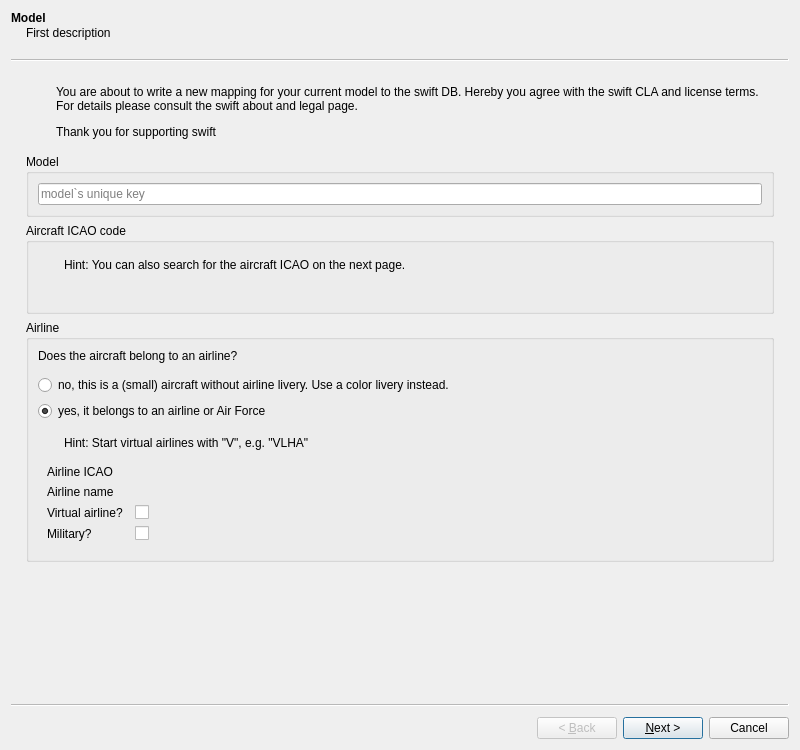
<?xml version="1.0" encoding="UTF-8"?>
<ui version="4.0">
 <class>CDbQuickMappingWizard</class>
 <widget class="QWizard" name="CDbQuickMappingWizard">
  <property name="geometry">
   <rect>
    <x>0</x>
    <y>0</y>
    <width>800</width>
    <height>750</height>
   </rect>
  </property>
  <property name="minimumSize">
   <size>
    <width>800</width>
    <height>650</height>
   </size>
  </property>
  <property name="windowTitle">
   <string>swift mapping wizard</string>
  </property>
  <property name="wizardStyle">
   <enum>QWizard::ClassicStyle</enum>
  </property>
  <widget class="swift::gui::COverlayMessagesWizardPage" name="wp1_Intro">
   <property name="title">
    <string>Model</string>
   </property>
   <property name="subTitle">
    <string>First description</string>
   </property>
   <layout class="QVBoxLayout" name="vl_IntroPage">
    <item>
     <widget class="QFrame" name="fr_Introduction">
      <layout class="QHBoxLayout" name="hl_Introduction" stretch="0,1">
       <property name="spacing">
        <number>20</number>
       </property>
       <property name="leftMargin">
        <number>3</number>
       </property>
       <item>
        <widget class="QLabel" name="lbl_IntroIcon">
         <property name="text">
          <string/>
         </property>
         <property name="pixmap">
          <pixmap resource="../../misc/misc.qrc">:/own/icons/own/swift3D/sw3DGreen-48.png</pixmap>
         </property>
        </widget>
       </item>
       <item>
        <widget class="QLabel" name="lbl_IntroText">
         <property name="text">
          <string>&lt;html&gt;&lt;head/&gt;&lt;body&gt;&lt;p&gt;You are about to write a new mapping for your current model to the swift DB. Hereby you agree with the swift CLA and license terms. For details please consult the swift about and legal page. &lt;/p&gt;&lt;p&gt;Thank you for supporting swift&lt;/p&gt;&lt;/body&gt;&lt;/html&gt;</string>
         </property>
         <property name="textFormat">
          <enum>Qt::RichText</enum>
         </property>
         <property name="wordWrap">
          <bool>true</bool>
         </property>
        </widget>
       </item>
      </layout>
     </widget>
    </item>
    <item>
     <layout class="QVBoxLayout" name="vl_Intro">
      <item alignment="Qt::AlignTop">
       <widget class="QGroupBox" name="gb_Model">
        <property name="title">
         <string>Model</string>
        </property>
        <layout class="QVBoxLayout" name="vl_Model">
         <item>
          <widget class="QLineEdit" name="le_ModelString">
           <property name="whatsThis">
            <string>the unique key identifies each aircraft model</string>
           </property>
           <property name="readOnly">
            <bool>true</bool>
           </property>
           <property name="placeholderText">
            <string>model`s unique key</string>
           </property>
          </widget>
         </item>
        </layout>
       </widget>
      </item>
      <item>
       <widget class="QGroupBox" name="gb_AircraftIcao">
        <property name="title">
         <string>Aircraft ICAO code</string>
        </property>
        <layout class="QVBoxLayout" name="vl_AircraftIcao">
         <item>
          <widget class="swift::gui::components::CDbAircraftIcaoSelectorComponent" name="selector_AircraftIcaoCode">
           <property name="focusPolicy">
            <enum>Qt::StrongFocus</enum>
           </property>
          </widget>
         </item>
         <item>
          <widget class="QWidget" name="wi_AircraftIcaoHints" native="true">
           <layout class="QHBoxLayout" name="hl_AircraftIcaoHints">
            <property name="leftMargin">
             <number>0</number>
            </property>
            <property name="topMargin">
             <number>0</number>
            </property>
            <property name="rightMargin">
             <number>0</number>
            </property>
            <property name="bottomMargin">
             <number>30</number>
            </property>
            <item>
             <widget class="QLabel" name="lbl_HintAircraftIcaoIcon">
              <property name="maximumSize">
               <size>
                <width>20</width>
                <height>16777215</height>
               </size>
              </property>
              <property name="text">
               <string/>
              </property>
              <property name="pixmap">
               <pixmap resource="../../misc/misc.qrc">:/ant-design/icons/ant-design/info.svg</pixmap>
              </property>
             </widget>
            </item>
            <item>
             <widget class="QLabel" name="lbl_HintAircraftIcao">
              <property name="text">
               <string>Hint: You can also search for the aircraft ICAO on the next page.</string>
              </property>
             </widget>
            </item>
           </layout>
          </widget>
         </item>
        </layout>
       </widget>
      </item>
      <item>
       <widget class="QGroupBox" name="gb_AirlineIcao">
        <property name="title">
         <string>Airline</string>
        </property>
        <layout class="QVBoxLayout" name="vl_AirlineIcao">
         <item>
          <widget class="QLabel" name="lbl_AirlineOrNoAirline">
           <property name="text">
            <string>Does the aircraft belong to an airline?</string>
           </property>
          </widget>
         </item>
         <item>
          <widget class="QWidget" name="wi_AirlineOrNoAirline" native="true">
           <layout class="QVBoxLayout" name="vl_AirlineOrNoAirline">
            <property name="leftMargin">
             <number>0</number>
            </property>
            <property name="topMargin">
             <number>6</number>
            </property>
            <item>
             <widget class="QRadioButton" name="rb_ColorLivery">
              <property name="text">
               <string>no, this is a (small) aircraft without airline livery. Use a color livery instead.</string>
              </property>
             </widget>
            </item>
            <item>
             <widget class="QRadioButton" name="rb_AirlineLivery">
              <property name="text">
               <string>yes, it belongs to an airline or Air Force</string>
              </property>
              <property name="checked">
               <bool>true</bool>
              </property>
             </widget>
            </item>
           </layout>
          </widget>
         </item>
         <item>
          <widget class="QWidget" name="wi_HintAirlineIcao" native="true">
           <layout class="QHBoxLayout" name="hl_HintAirlineIcao">
            <property name="leftMargin">
             <number>0</number>
            </property>
            <property name="topMargin">
             <number>0</number>
            </property>
            <property name="rightMargin">
             <number>0</number>
            </property>
            <property name="bottomMargin">
             <number>0</number>
            </property>
            <item>
             <widget class="QLabel" name="lbl_HintIconAirlineIcao">
              <property name="maximumSize">
               <size>
                <width>20</width>
                <height>16777215</height>
               </size>
              </property>
              <property name="text">
               <string/>
              </property>
              <property name="pixmap">
               <pixmap resource="../../misc/misc.qrc">:/ant-design/icons/ant-design/info.svg</pixmap>
              </property>
             </widget>
            </item>
            <item>
             <widget class="QLabel" name="lbl_HintAirlineIcao">
              <property name="text">
               <string>Hint: Start virtual airlines with &quot;V&quot;, e.g. &quot;VLHA&quot;</string>
              </property>
             </widget>
            </item>
           </layout>
          </widget>
         </item>
         <item>
          <widget class="QFrame" name="fr_IntroAirlineSelection">
           <layout class="QFormLayout" name="fl_AircraftIcaoIntro">
            <property name="horizontalSpacing">
             <number>12</number>
            </property>
            <item row="2" column="0">
             <widget class="QLabel" name="lbl_AirlineSelector">
              <property name="text">
               <string>Airline ICAO</string>
              </property>
             </widget>
            </item>
            <item row="2" column="1">
             <widget class="swift::gui::components::CDbAirlineIcaoSelectorComponent" name="selector_AirlineIcaoCode">
              <property name="maximumSize">
               <size>
                <width>225</width>
                <height>16777215</height>
               </size>
              </property>
              <property name="focusPolicy">
               <enum>Qt::StrongFocus</enum>
              </property>
             </widget>
            </item>
            <item row="3" column="0">
             <widget class="QLabel" name="lbl_AirlineName">
              <property name="text">
               <string>Airline name</string>
              </property>
             </widget>
            </item>
            <item row="3" column="1">
             <widget class="swift::gui::components::CDbAirlineNameSelectorComponent" name="selector_AirlineName">
              <property name="maximumSize">
               <size>
                <width>225</width>
                <height>16777215</height>
               </size>
              </property>
              <property name="focusPolicy">
               <enum>Qt::StrongFocus</enum>
              </property>
             </widget>
            </item>
            <item row="4" column="0">
             <widget class="QLabel" name="lbl_VirtualAirline">
              <property name="text">
               <string>Virtual airline?</string>
              </property>
             </widget>
            </item>
            <item row="4" column="1">
             <widget class="QCheckBox" name="cb_VirtualAirline">
              <property name="maximumSize">
               <size>
                <width>50</width>
                <height>16777215</height>
               </size>
              </property>
             </widget>
            </item>
            <item row="5" column="0">
             <widget class="QLabel" name="lbl_Military">
              <property name="text">
               <string>Military?</string>
              </property>
             </widget>
            </item>
            <item row="5" column="1">
             <widget class="QCheckBox" name="cb_Military">
              <property name="maximumSize">
               <size>
                <width>50</width>
                <height>16777215</height>
               </size>
              </property>
             </widget>
            </item>
           </layout>
          </widget>
         </item>
        </layout>
       </widget>
      </item>
     </layout>
    </item>
   </layout>
  </widget>
  <widget class="swift::gui::COverlayMessagesWizardPage" name="wp2_Aircraft">
   <property name="title">
    <string>Aircraft</string>
   </property>
   <property name="subTitle">
    <string>Please select the ICAO code which best represents yout model</string>
   </property>
   <layout class="QVBoxLayout" name="vl_AircraftPage">
    <item>
     <widget class="swift::gui::components::CDbAircraftIcaoComponent" name="comp_AircraftIcao">
      <property name="minimumSize">
       <size>
        <width>0</width>
        <height>300</height>
       </size>
      </property>
     </widget>
    </item>
   </layout>
  </widget>
  <widget class="swift::gui::COverlayMessagesWizardPage" name="wp3_LiveryColor">
   <property name="title">
    <string>Livery</string>
   </property>
   <property name="subTitle">
    <string>Livery by color</string>
   </property>
   <layout class="QVBoxLayout" name="vl_LiveryColorPage">
    <item>
     <widget class="QFrame" name="fr_ColorInfo">
      <property name="frameShape">
       <enum>QFrame::StyledPanel</enum>
      </property>
      <property name="frameShadow">
       <enum>QFrame::Raised</enum>
      </property>
      <layout class="QVBoxLayout" name="vl_ColorInfo">
       <item>
        <widget class="QLabel" name="lbl_ColorInfo">
         <property name="text">
          <string>&lt;html&gt;&lt;head/&gt;&lt;body&gt;&lt;p&gt;Your aircraft does not belong to an airline.&lt;br/&gt;Select its fuselage and tail color (or its primary and secondary color).&lt;/p&gt;&lt;/body&gt;&lt;/html&gt;</string>
         </property>
         <property name="textFormat">
          <enum>Qt::RichText</enum>
         </property>
        </widget>
       </item>
      </layout>
     </widget>
    </item>
    <item>
     <widget class="QGroupBox" name="gb_ColorSearch">
      <property name="title">
       <string>Select color</string>
      </property>
      <layout class="QVBoxLayout" name="vl_ColorSearch">
       <item>
        <widget class="swift::gui::components::CDbLiveryColorSearch" name="comp_ColorSearch">
         <property name="minimumSize">
          <size>
           <width>0</width>
           <height>60</height>
          </size>
         </property>
         <property name="maximumSize">
          <size>
           <width>300</width>
           <height>16777215</height>
          </size>
         </property>
         <property name="frameShape">
          <enum>QFrame::StyledPanel</enum>
         </property>
         <property name="frameShadow">
          <enum>QFrame::Raised</enum>
         </property>
        </widget>
       </item>
      </layout>
     </widget>
    </item>
   </layout>
  </widget>
  <widget class="swift::gui::COverlayMessagesWizardPage" name="wp4_Livery">
   <property name="title">
    <string>Livery</string>
   </property>
   <property name="subTitle">
    <string>Please select the livery best matching your aircraft</string>
   </property>
   <layout class="QVBoxLayout" name="vl_LiveryPage">
    <item>
     <widget class="swift::gui::components::CDbLiveryComponent" name="comp_Livery">
      <property name="minimumSize">
       <size>
        <width>0</width>
        <height>300</height>
       </size>
      </property>
     </widget>
    </item>
   </layout>
  </widget>
  <widget class="swift::gui::COverlayMessagesWizardPage" name="wp5_Distributor">
   <property name="title">
    <string>Distributor / package</string>
   </property>
   <property name="subTitle">
    <string>Select the correct package / distributor. HINT: Use 'ZZZZ' if there is no corresponding simulator-</string>
   </property>
   <layout class="QVBoxLayout" name="vl_DistributorPage">
    <item>
     <widget class="swift::gui::components::CDbDistributorComponent" name="comp_Distributor">
      <property name="minimumSize">
       <size>
        <width>0</width>
        <height>250</height>
       </size>
      </property>
     </widget>
    </item>
   </layout>
  </widget>
  <widget class="swift::gui::COverlayMessagesWizardPage" name="wp6_Confirmation">
   <property name="title">
    <string>Confirmation</string>
   </property>
   <property name="subTitle">
    <string>Check if the data are correct</string>
   </property>
   <layout class="QVBoxLayout" name="vl_ConfirmationPage">
    <item>
     <widget class="QGroupBox" name="gb_SupportedSimulators">
      <property name="title">
       <string>Supported simulators</string>
      </property>
      <layout class="QHBoxLayout" name="hl_SupportedSimulators">
       <item alignment="Qt::AlignLeft">
        <widget class="swift::gui::components::CSimulatorSelector" name="selector_Simulator">
         <property name="minimumSize">
          <size>
           <width>175</width>
           <height>20</height>
          </size>
         </property>
        </widget>
       </item>
      </layout>
     </widget>
    </item>
    <item>
     <widget class="swift::gui::editors::CAircraftModelForm" name="editor_AircraftModel">
      <property name="minimumSize">
       <size>
        <width>0</width>
        <height>200</height>
       </size>
      </property>
     </widget>
    </item>
    <item>
     <widget class="QFrame" name="fr_ConfirmationOk">
      <property name="frameShape">
       <enum>QFrame::StyledPanel</enum>
      </property>
      <property name="frameShadow">
       <enum>QFrame::Raised</enum>
      </property>
      <layout class="QHBoxLayout" name="horizontalLayout">
       <item>
        <widget class="QLabel" name="lbl_Confirmation">
         <property name="text">
          <string>You can now send the data to the database. Press the &quot;Next&quot; button.</string>
         </property>
        </widget>
       </item>
      </layout>
     </widget>
    </item>
    <item>
     <widget class="QFrame" name="fr_ConfirmationStillErrors">
      <property name="frameShape">
       <enum>QFrame::StyledPanel</enum>
      </property>
      <property name="frameShadow">
       <enum>QFrame::Raised</enum>
      </property>
      <layout class="QHBoxLayout" name="horizontalLayout_2">
       <item>
        <widget class="QLabel" name="lbl_StillErrors">
         <property name="text">
          <string>There are still errors. Use the &quot;Back&quot; button and review your selections.</string>
         </property>
        </widget>
       </item>
      </layout>
     </widget>
    </item>
   </layout>
  </widget>
  <widget class="swift::gui::COverlayMessagesWizardPage" name="wp7_Credentials">
   <property name="title">
    <string>Credentials</string>
   </property>
   <property name="subTitle">
    <string>Please tell us who you are</string>
   </property>
   <layout class="QVBoxLayout" name="verticalLayout_2">
    <item>
     <widget class="QGroupBox" name="gb_Credentials">
      <property name="minimumSize">
       <size>
        <width>0</width>
        <height>125</height>
       </size>
      </property>
      <property name="title">
       <string>User data</string>
      </property>
      <layout class="QVBoxLayout" name="vl_Credentials">
       <item>
        <widget class="swift::gui::components::CDbLoginComponent" name="comp_DbLogin">
         <property name="frameShape">
          <enum>QFrame::StyledPanel</enum>
         </property>
         <property name="frameShadow">
          <enum>QFrame::Raised</enum>
         </property>
        </widget>
       </item>
      </layout>
     </widget>
    </item>
   </layout>
  </widget>
  <widget class="swift::gui::COverlayMessagesWizardPage" name="wp8_LastConfirmation">
   <layout class="QVBoxLayout" name="verticalLayout_3">
    <item>
     <widget class="QLabel" name="lbl_Info">
      <property name="sizePolicy">
       <sizepolicy hsizetype="Expanding" vsizetype="Expanding">
        <horstretch>0</horstretch>
        <verstretch>0</verstretch>
       </sizepolicy>
      </property>
      <property name="text">
       <string>&lt;html&gt;&lt;head/&gt;&lt;body&gt;&lt;p&gt;&lt;span style=&quot; font-size:14pt;&quot;&gt;By pressing &amp;quot;NEXT&amp;quot; you will send the changed data!&lt;/span&gt;&lt;/p&gt;&lt;/body&gt;&lt;/html&gt;</string>
      </property>
      <property name="alignment">
       <set>Qt::AlignCenter</set>
      </property>
     </widget>
    </item>
   </layout>
  </widget>
  <widget class="swift::gui::COverlayMessagesWizardPage" name="wp9_SendStatus">
   <property name="title">
    <string>Status</string>
   </property>
   <property name="subTitle">
    <string>Overall status confirmation</string>
   </property>
   <layout class="QVBoxLayout" name="verticalLayout">
    <item>
     <widget class="QGroupBox" name="gb_SendStatus">
      <property name="minimumSize">
       <size>
        <width>0</width>
        <height>125</height>
       </size>
      </property>
      <property name="title">
       <string>Send status</string>
      </property>
      <layout class="QVBoxLayout" name="vl_SendStatus">
       <item>
        <widget class="swift::gui::components::CStatusMessagesDetail" name="comp_Log">
         <property name="frameShape">
          <enum>QFrame::StyledPanel</enum>
         </property>
         <property name="frameShadow">
          <enum>QFrame::Raised</enum>
         </property>
        </widget>
       </item>
      </layout>
     </widget>
    </item>
   </layout>
  </widget>
 </widget>
 <customwidgets>
  <customwidget>
   <class>swift::gui::components::CDbDistributorComponent</class>
   <extends>QFrame</extends>
   <header>gui/components/dbdistributorcomponent.h</header>
   <container>1</container>
  </customwidget>
  <customwidget>
   <class>swift::gui::components::CDbAircraftIcaoSelectorComponent</class>
   <extends>QFrame</extends>
   <header>gui/components/dbaircrafticaoselectorcomponent.h</header>
   <container>1</container>
  </customwidget>
  <customwidget>
   <class>swift::gui::components::CDbAirlineIcaoSelectorComponent</class>
   <extends>QFrame</extends>
   <header>gui/components/dbairlineicaoselectorcomponent.h</header>
   <container>1</container>
  </customwidget>
  <customwidget>
   <class>swift::gui::components::CDbLiveryColorSearch</class>
   <extends>QFrame</extends>
   <header>gui/components/dbliverycolorsearch.h</header>
   <container>1</container>
  </customwidget>
  <customwidget>
   <class>swift::gui::components::CDbAircraftIcaoComponent</class>
   <extends>QFrame</extends>
   <header>gui/components/dbaircrafticaocomponent.h</header>
   <container>1</container>
  </customwidget>
  <customwidget>
   <class>swift::gui::components::CDbLiveryComponent</class>
   <extends>QFrame</extends>
   <header>gui/components/dbliverycomponent.h</header>
   <container>1</container>
  </customwidget>
  <customwidget>
   <class>swift::gui::components::CDbAirlineNameSelectorComponent</class>
   <extends>QFrame</extends>
   <header>gui/components/dbairlinenameselectorcomponent.h</header>
   <container>1</container>
  </customwidget>
  <customwidget>
   <class>swift::gui::components::CStatusMessagesDetail</class>
   <extends>QFrame</extends>
   <header>gui/components/statusmessagesdetail.h</header>
   <container>1</container>
  </customwidget>
  <customwidget>
   <class>swift::gui::editors::CAircraftModelForm</class>
   <extends>QFrame</extends>
   <header>gui/editors/aircraftmodelform.h</header>
   <container>1</container>
  </customwidget>
  <customwidget>
   <class>swift::gui::components::CDbLoginComponent</class>
   <extends>QFrame</extends>
   <header>gui/components/dblogincomponent.h</header>
   <container>1</container>
  </customwidget>
  <customwidget>
   <class>swift::gui::COverlayMessagesWizardPage</class>
   <extends>QWizardPage</extends>
   <header>gui/overlaymessagesframe.h</header>
   <container>1</container>
  </customwidget>
  <customwidget>
   <class>swift::gui::components::CSimulatorSelector</class>
   <extends>QFrame</extends>
   <header>gui/components/simulatorselector.h</header>
   <container>1</container>
  </customwidget>
 </customwidgets>
 <tabstops>
  <tabstop>le_ModelString</tabstop>
  <tabstop>selector_AircraftIcaoCode</tabstop>
  <tabstop>rb_ColorLivery</tabstop>
  <tabstop>rb_AirlineLivery</tabstop>
  <tabstop>selector_AirlineIcaoCode</tabstop>
  <tabstop>selector_AirlineName</tabstop>
  <tabstop>cb_VirtualAirline</tabstop>
  <tabstop>cb_Military</tabstop>
 </tabstops>
 <resources>
  <include location="../../misc/misc.qrc"/>
 </resources>
 <connections/>
</ui>
